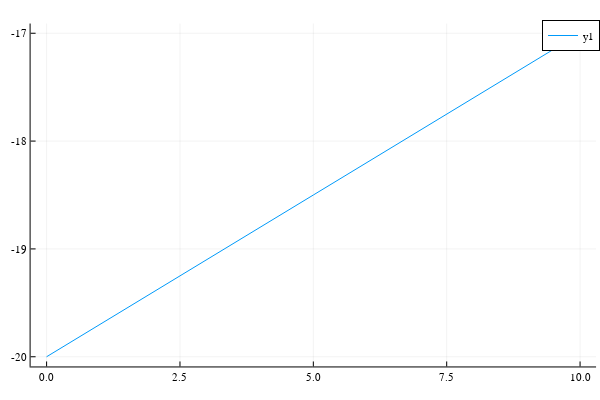

Here is the notebook cell this chart was saved with:
### Code cell
let p = data.truth.state
    plot(p.time, p.θ.*180/π)
end

### Figure 1 — Plotly figure (JSON) as saved in the notebook; plotly's stock layout.template omitted (floating-point values rounded to 4 significant figures; data arrays with more than 128 entries replaced by an {"elided": "..."} marker saying what was removed)
{"data": [{"colorbar": {"title": ""}, "legendgroup": "y1", "line": {"color": "rgba(0, 154, 250, 1.000)", "dash": "solid", "shape": "linear", "width": 1}, "mode": "lines", "name": "y1", "showlegend": true, "type": "scatter", "x": {"elided": "503 float values"}, "xaxis": "x", "y": {"elided": "503 float values"}, "yaxis": "y", "zmax": null, "zmin": null}], "layout": {"annotations": [], "height": 400, "legend": {"bgcolor": "rgba(255, 255, 255, 1.000)", "bordercolor": "rgba(0, 0, 0, 1.000)", "borderwidth": 1, "font": {"color": "rgba(0, 0, 0, 1.000)", "family": "sans-serif", "size": 11}, "title": {"font": {"color": "rgba(0, 0, 0, 1.000)", "family": "sans-serif", "size": 15}, "text": ""}, "tracegroupgap": 0, "traceorder": "normal", "x": 1, "xanchor": "auto", "y": 1, "yanchor": "auto"}, "margin": {"b": 20, "l": 0, "r": 0, "t": 20}, "paper_bgcolor": "rgba(255, 255, 255, 1.000)", "plot_bgcolor": "rgba(255, 255, 255, 1.000)", "showlegend": true, "width": 600, "xaxis": {"anchor": "y", "domain": [0.05101, 0.9934], "gridcolor": "rgba(0, 0, 0, 0.100)", "gridwidth": 0.5, "linecolor": "rgba(0, 0, 0, 1.000)", "mirror": false, "range": [-0.3, 10.3], "showgrid": true, "showline": true, "showticklabels": true, "tickangle": 0, "tickcolor": "rgb(0, 0, 0)", "tickfont": {"color": "rgba(0, 0, 0, 1.000)", "family": "sans-serif", "size": 11}, "tickmode": "array", "ticks": "inside", "ticktext": ["0.0", "2.5", "5.0", "7.5", "10.0"], "tickvals": [0, 2.5, 5, 7.5, 10], "title": "", "titlefont": {"color": "rgba(0, 0, 0, 1.000)", "family": "sans-serif", "size": 15}, "type": "-", "visible": true, "zeroline": false, "zerolinecolor": "rgba(0, 0, 0, 1.000)"}, "yaxis": {"anchor": "x", "domain": [0.03762, 0.9902], "gridcolor": "rgba(0, 0, 0, 0.100)", "gridwidth": 0.5, "linecolor": "rgba(0, 0, 0, 1.000)", "mirror": false, "range": [-20.09, -16.91], "showgrid": true, "showline": true, "showticklabels": true, "tickangle": 0, "tickcolor": "rgb(0, 0, 0)", "tickfont": {"color": "rgba(0, 0, 0, 1.000)", "family": "sans-serif", "size": 11}, "tickmode": "array", "ticks": "inside", "ticktext": ["-20", "-19", "-18", "-17"], "tickvals": [-20, -19, -18, -17], "title": "", "titlefont": {"color": "rgba(0, 0, 0, 1.000)", "family": "sans-serif", "size": 15}, "type": "-", "visible": true, "zeroline": false, "zerolinecolor": "rgba(0, 0, 0, 1.000)"}}}
